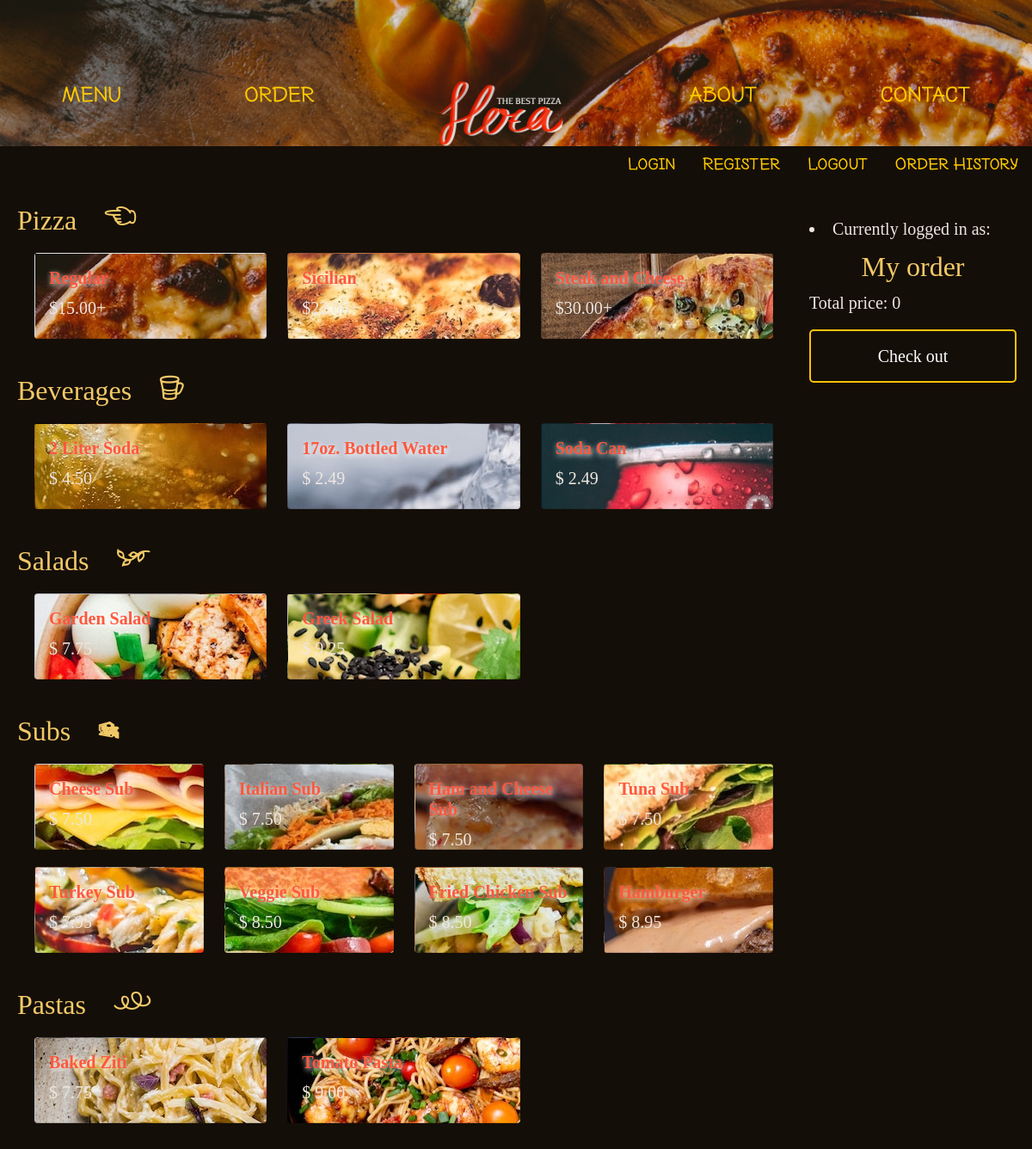
Page /makeOrder on the committed database.
### orders/models.py (models this page shows, shortened)
class Basics(models.Model):
    Basic = models.CharField(max_length=64)
    Size = models.CharField(max_length=64)
    Price = models.DecimalField(max_digits=5, decimal_places=2)

class Beverages(models.Model):
    Beverage = models.CharField(max_length=64)
    Price = models.DecimalField(max_digits=5, decimal_places=2)

class Salads(models.Model):
    Salad = models.CharField(max_length=64)
    Price = models.DecimalField(max_digits=5, decimal_places=2)

class Subs(models.Model):
    Sub = models.CharField(max_length=64)
    Price = models.DecimalField(max_digits=5, decimal_places=2)

class Pastas(models.Model):
    Pasta = models.CharField(max_length=64)
    Price = models.DecimalField(max_digits=5, decimal_places=2)

### orders/views.py (the view)
# urls.py: path("makeOrder", views.makeOrder, name="makeOrder"),
def makeOrder(request):
    context = {
        "Basics": Basics.objects.all(),
        "Beverages": Beverages.objects.all(),
        "Salads": Salads.objects.all(),
        "Subs": Subs.objects.all(),
        "Pastas": Pastas.objects.all(),
        "Toppings": Toppings.objects.all(),
        "smalls": Basics.objects.filter(Size="small"),
        "bigs": Basics.objects.filter(Size="big"),
        "Addings":Salad_adding.objects.all()
    }
    return render(request, "orders/makeOrder.html", context)

### orders/templates/orders/makeOrder.html (shortened to what this page needs)
<!DOCTYPE html>
{% load static %}
<head>
  <link href="https://cdn.jsdelivr.net/npm/bootstrap@5.0.0-beta1/dist/css/bootstrap.min.css" rel="stylesheet">
  <link rel="stylesheet" href="static/orders/styles.css"/>
</head>
<body>
  <div class="">
    <div class="navigation">
      <ul class="nav nav-pills nav-fill">
        <li class="nav-item">
          <a class="nav-link" href="#">MENU</a>
        </li>
        <li class="nav-item">
          <a class="nav-link" href="{% url 'makeOrder' %}">ORDER</a>
        </li>
        <li class="nav-item" >
          <a href="{% url 'homePage' %}"><img src="{% static "/imgs/flozaLogo.png" %}" class="nav-link" id="logo" alt="FLOZA"  width="150px"> </a>
        </li>
        <li class="nav-item">
          <a class="nav-link" href="#">ABOUT</a>
        </li>
        <li class="nav-item">
          <a class="nav-link" href="#">CONTACT</a>
        </li>
      </ul>
    </div>
  <div class="all">
    <ul class="nav justify-content-end">
        <li class="nav-item">
          <a id = "login" class="nav-link active">Login</a>
        </li>
        <li class="nav-item">
          <a id = "register" class="nav-link">Register</a>
        </li>
        <li class="nav-item">
          <form class="" action="{% url 'logout' %}" method="post">{% csrf_token %}
            <a  class="nav-link" href="{% url 'logout' %}">Logout</a>
          </form>
        </li>
        <li class="nav-item">
          <form class="" action="{% url 'history' %}" method="post">{% csrf_token %}
            <a class="nav-link" id="order_history" href="{% url 'history' %}">Order History</a>
          </form>
        </li>
    </ul>
    <div class="row">
      <div class="col-sm-9">
      <h2>Pizza<span id="ICONS"> H</span> </h2>
        <div class="row">
        {% for small in smalls %}
          <div class="col-sm-4" >
            <div class="card" id="{{small.Basic}}">
              <div class="card-body" id="basic_price" data-price="{{ small.Price }}" data-basic="{{ small.Basic }}">
                <h5 class="card-title" >{{ small.Basic }} </h5>
                <p class="card-text" >${{ small.Price }}+</p>
              </div>
            </div>
          </div>
        {% endfor %}
        </div>
        <h2>Beverages<span id="ICONS"> W</span> </h2>
        <div class="row">
        {% for Beverage in Beverages %}
        <div class="col-sm-4">
          <div class="card" id="{{Beverage.Beverage}}">
            <div class="card-body" id="direct" data-thing="{{Beverage.Beverage}}" data-price="{{Beverage.Price}}">
              <h5 class="card-title">{{ Beverage.Beverage }}</h5>
              <p class="card-text">$ {{ Beverage.Price }}</p>
            </div>
          </div>
          </div>
        {% endfor %}
        </div>
        <h2>Salads<span id="ICONS"> N</span></h2>
        <div class="row">
        {% for Salad in Salads %}
        <div class="col-sm-4">
          <div class="card" id="{{ Salad.Salad }}">
            <div class="card-body" id="salad_price" data-price="{{ Salad.Price }}" data-salad="{{ Salad.Salad }}">
              <h5 class="card-title">{{ Salad.Salad }}</h5>
              <p class="card-text">$ {{ Salad.Price }}</p>
            </div>
          </div>
        </div>
        {% endfor %}
      </div>
        <h2>Subs<span id="ICONS"> g</span></h2>
        <div class="row">
          {% for Sub in Subs %}
          <div class="col-sm-3">
          <div class="card" id="{{Sub.Sub}}">
            <div class="card-body" id="direct" data-thing="{{Sub.Sub}}" data-price="{{ Sub.Price }}">
              <h5 class="card-title">{{ Sub.Sub }}</h5>
              <p class="card-text">$ {{ Sub.Price }}</p>
            </div>
          </div>
          </div>
          {% endfor %}
        </div>
        <h2>Pastas<span id="ICONS"> L</span></h2>
        <div class="row">
          {% for Pasta in Pastas %}
          <div class="col-sm-4">
            <div class="card" id="{{Pasta.Pasta}}">
              <div class="card-body" id="direct" data-thing="{{Pasta.Pasta }}" data-price="{{ Pasta.Price }}">
                <h5 class="card-title">{{ Pasta.Pasta }}</h5>
                <p class="card-text">$ {{ Pasta.Price }}</p>
              </div>
            </div>
            </div>
            {% endfor %}
        </div>
      </div>
      <div class="col-sm-3" id="side_info">
        <div class="login_info">
          <li>Currently logged in as: {{ user.username }}</li>
        </div>
        <h2 style="text-align:center;padding-top:10px;">My order</h2>
          <p id="total_amount">Total price: 0</p>
          <button name="button" type="button" id="confirm_button">Check out</button>
      </div>
    </div>
  </div>
  </div>
</body>

### orders/static/orders/styles.css (style rules this page uses)
body { font-family: "Comic Sans MS"; color:#eee7e0; margin: 0; font-size:20px; }
.row { padding: 5px 0px 5px 20px }
.all { background-color: #140e08; }
h2 { color: #f2c968; }
.card-title { color: #ff583d; font-weight: bold; text-shadow: 1px 2px 6px #ffffff; }
#ICONS { font-family: 'NexaRustExtras-Free'; font-size: 50PX; }
.nav { font-family: 'NexaRustHandmade-Extended-Free'; }
.col-sm-9 { font-family: 'Comic Sans MS'; }
button { background-color: rgb(0 0 0 / 0%); color: #ffffff; padding: 14px 20px; font-size: 20px; width: 100%; border-radius: 5px; border: 2px solid #ffc107; }
#side_info { padding: 30px; }
#logo { display: block; margin-left: auto; margin-right: auto; width:180px; }
.navigation { position: absolute; top: 10%; left: 50%; transform: translate(-50%, -50%); font-weight: bold; color: white; font-size: 25px; text-align: center; width: 100%; }
a { color: #ffca00; }
#Regular { background-image: url('../imgs/regular.jpg'); background-repeat: no-repeat; }
#Sicilian { background-image: url('../imgs/sicilian.jpg'); }
#Steak\ and\ Cheese { background-image: url('../imgs/SteakCheese.jpg'); }
#\32 \ Liter\ Soda { background-image: url('../imgs/bigSoda.jpg'); }
#Soda\ Can { background-image: url('../imgs/sodaCan.jpg'); }
#\31 7oz\.\ Bottled\ Water { background-image: url('../imgs/water.jpg'); }
#Garden\ Salad { background-image: url('../imgs/gardenSalad.jpg'); }
#Greek\ Salad { background-image: url('../imgs/greekSalad.jpg'); }
#Cheese\ Sub { background-image: url('../imgs/cheeseSub.jpg'); }
#Italian\ Sub { background-image: url('../imgs/italianSub.jpg'); }
#Ham\ and\ Cheese\ Sub { background-image: url('../imgs/hamSub.jpg'); }
#Tuna\ Sub { background-image: url('../imgs/tunaSub.jpg'); }
#Turkey\ Sub { background-image: url('../imgs/turkeySub.jpg'); }
#Veggie\ Sub { background-image: url('../imgs/veggieSub.jpg'); }
#Fried\ Chicken\ Sub { background-image: url('../imgs/chickenSub.jpg'); }
#Hamburger { background-image: url('../imgs/hamburger.jpg'); }
#Baked\ Ziti { background-image: url('../imgs/ziti.jpg'); }
#Tomato\ Pasta { background-image: url('../imgs/tomato.jpg'); }
.card { height: 100px; margin-bottom: 20px; opacity: 1; }

### rows in the picture
Basics: shows a picture, Basic "Regular", Price "15.00"
Basics: shows a picture, Basic "Sicilian", Price "22.00"
Basics: shows a picture, Basic "Steak and Cheese", Price "30.00"
Beverages: shows a picture, Beverage "2 Liter Soda", Price "4.50"
Beverages: shows a picture, Beverage "17oz. Bottled Water", Price "2.49"
Beverages: shows a picture, Beverage "Soda Can", Price "2.49"
Salads: shows a picture, Salad "Garden Salad", Price "7.75"
Salads: shows a picture, Salad "Greek Salad", Price "9.25"
Subs: shows a picture, Sub "Cheese Sub", Price "7.50"
Subs: shows a picture, Sub "Italian Sub", Price "7.50"
Subs: shows a picture, Sub "Ham and Cheese Sub", Price "7.50"
Subs: shows a picture, Sub "Tuna Sub", Price "7.50"
Subs: shows a picture, Sub "Turkey Sub", Price "7.95"
Subs: shows a picture, Sub "Veggie Sub", Price "8.50"
Subs: shows a picture, Sub "Fried Chicken Sub", Price "8.50"
Subs: shows a picture, Sub "Hamburger", Price "8.95"
Pastas: shows a picture, Pasta "Baked Ziti", Price "7.75"
Pastas: shows a picture, Pasta "Tomato Pasta", Price "9.00"
